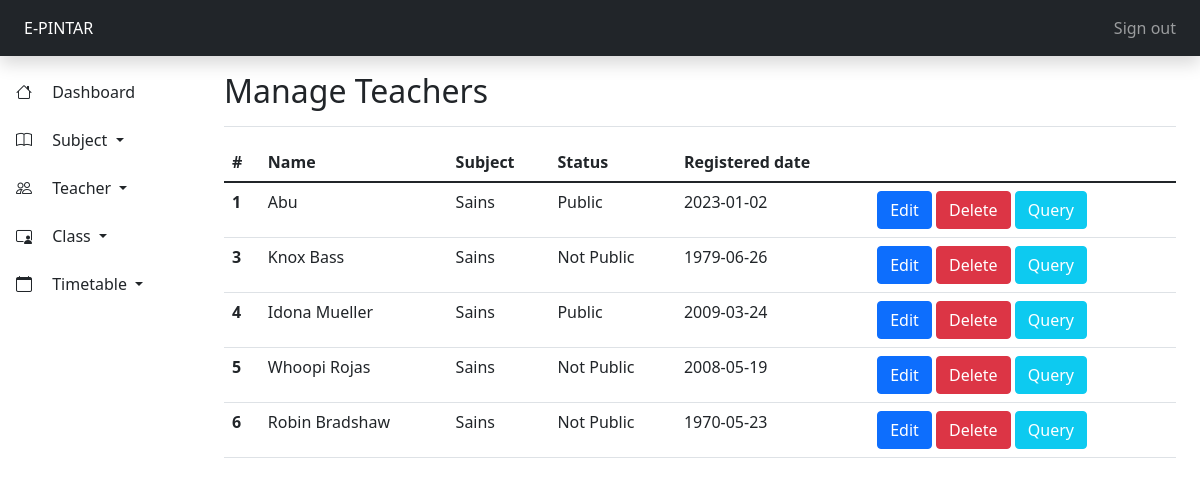
/admin/teacher.php (signed in), run on the app's committed database.
### tables this page shows
CREATE TABLE `teachers` (
  `id` int(11) NOT NULL,
  `name` varchar(255) NOT NULL,
  `photo` varchar(255) NOT NULL,
  `email` varchar(255) NOT NULL,
  `phone` varchar(255) NOT NULL,
  `address` text NOT NULL,
  `qualification` varchar(255) NOT NULL,
  `experience` varchar(255) NOT NULL,
  `subject_id` int(11) NOT NULL,
  `description` varchar(255) NOT NULL,
  `created` varchar(255) NOT NULL,
  `password` varchar(255) NOT NULL DEFAULT 'password',
  `status` varchar(255) NOT NULL DEFAULT 'not public'
);

CREATE TABLE `subjects` (
  `id` int(11) NOT NULL,
  `name` varchar(255) NOT NULL,
  `code` varchar(255) NOT NULL
);

### config/include.php (called while the page is built, shortened)
<?php
function route($path)
{
    return $_ENV['URL_PATH'] . $path;
}

### admin/controller/controller.php (called while the page is built, shortened)
<?php
$conn = mysqli_connect($_ENV['DB_HOST'], $_ENV['DB_USERNAME'], $_ENV['DB_PASSWORD'], $_ENV['DB_DATABASE']);
function mysqlj($query)
{
    global $conn;
    return mysqli_query($conn, $query);
}
function getTeachers()
{
    $results = array();
    $query = "SELECT teachers.*, subjects.name as subject_name FROM teachers INNER JOIN subjects ON teachers.subject_id= subjects.id ORDER BY id  asc";
    $result = mysqlj($query);
    if ($result->num_rows > 0) {
        while ($row = mysqli_fetch_assoc($result)) {
            $results[] = $row;
        }
    }
    return $results;
}

### admin/teacher.php (the view, shortened to what this page needs)
<?php
include('../config/include.php');
include(asset('admin/controller/controller.php'));
$teachers = getTeachers();
?>
<html lang="en">
<head>
    <link rel="stylesheet" href="https://cdn.jsdelivr.net/npm/bootstrap-icons@1.10.3/font/bootstrap-icons.css">
    <link rel="stylesheet" type="text/css" href="<?= route('css/style.css') ?>">
</head>
<body>
    <header class="navbar navbar-dark bg-dark flex-md-nowrap p-0 shadow p-2">
        <a class="navbar-brand col-md-3 col-lg-2 me-0 px-3 fs-6" href="<?= route('admin/') ?>"><?= $_ENV['APP_NAME'] ?></a>
        <div class="navbar-nav">
            <div class="nav-item text-nowrap">
                <a class="nav-link px-3" href="<?= route('admin/index.php?logout=1') ?>">Sign out</a>
            </div>
        </div>
    </header>
    <div class="container-fluid">
        <div class="row">
            <?php include(asset('admin/inc/sidebar.php')) ?>
            <main class="col-md-9 ms-sm-auto col-lg-10 px-md-4">
                <div class="d-flex justify-content-between flex-wrap flex-md-nowrap align-items-center pt-3 pb-2 mb-3 border-bottom">
                    <h1 class="h2">Manage Teachers</h1>
                </div>
                <table class="table">
                    <thead>
                        <tr>
                            <th scope="col">#</th>
                            <th scope="col">Name</th>
                            <th scope="col">Subject</th>
                            <th scope="col">Status</th>
                            <th scope="col">Registered date</th>
                            <th scope="col"></th>
                        </tr>
                    </thead>
                    <tbody>
                        <?php foreach ($teachers as $teacher) { ?>
                            <tr>
                                <th scope="row"><?= $teacher['id'] ?></th>
                                <td><?= $teacher['name'] ?></td>
                                <td><?= $teacher['subject_name'] ?></td>
                                <td class="text-capitalize"><?= $teacher['status'] ?></td>
                                <td><?= $teacher['created'] ?></td>
                                <td>
                                    <a href="<?= route('admin/teacher-edit.php?teacher_id=' . $teacher['id']) ?>" class="btn btn-primary">Edit</a>
                                    <a href="<?= route('admin/teacher.php?delete=' . $teacher['id']) ?>" class="btn btn-danger">Delete</a>
                                    <a href="<?= route('admin/teacher-query.php?teacher_id=' . $teacher['id']) ?>" class="btn btn-info text-white">Query</a>
                                </td>
                            </tr>
                        <?php } ?>
                    </tbody>
                </table>
            </main>
        </div>
    </div>
</body>
</html>

### data on the page
teachers: id "1", name "Abu", subject.name "Sains", status "Public", created "2023-01-02"
teachers: id "3", name "Knox Bass", subject.name "Sains", status "Not Public", created "1979-06-26"
teachers: id "4", name "Idona Mueller", subject.name "Sains", status "Public", created "2009-03-24"
teachers: id "5", name "Whoopi Rojas", subject.name "Sains", status "Not Public", created "2008-05-19"
teachers: id "6", name "Robin Bradshaw", subject.name "Sains", status "Not Public", created "1970-05-23"

### other printed values
$_ENV['APP_NAME'] "E-PINTAR"
